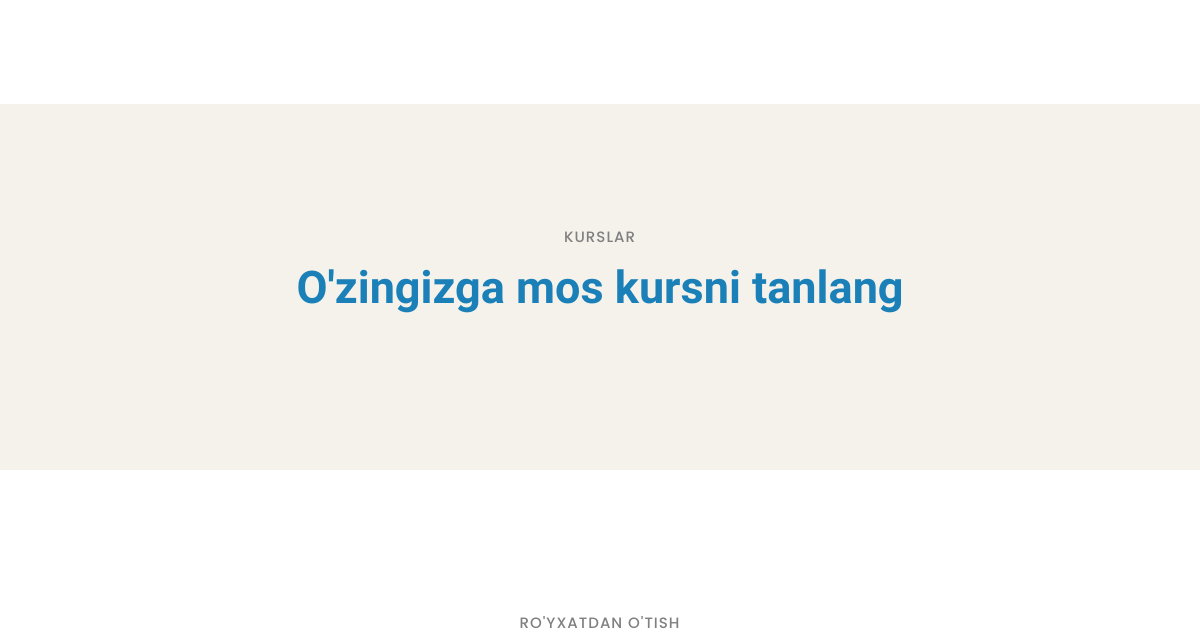
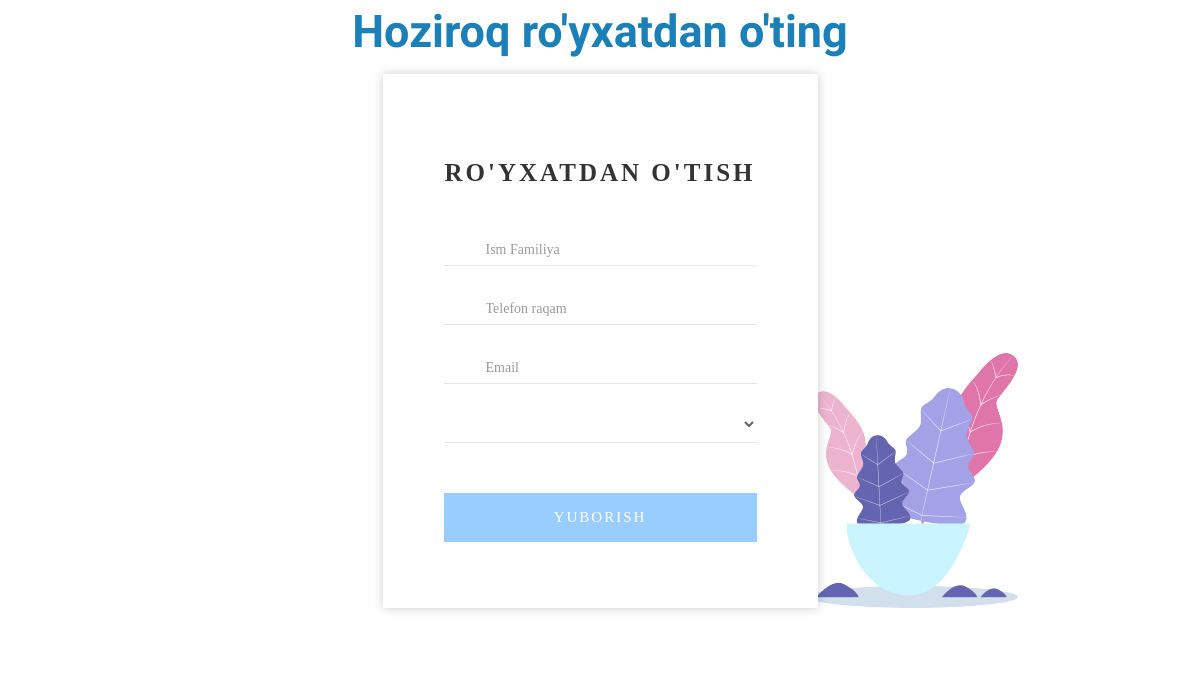
/uz/ (middle part), run on an earlier commit of the app's database (2 pictures, top to bottom).
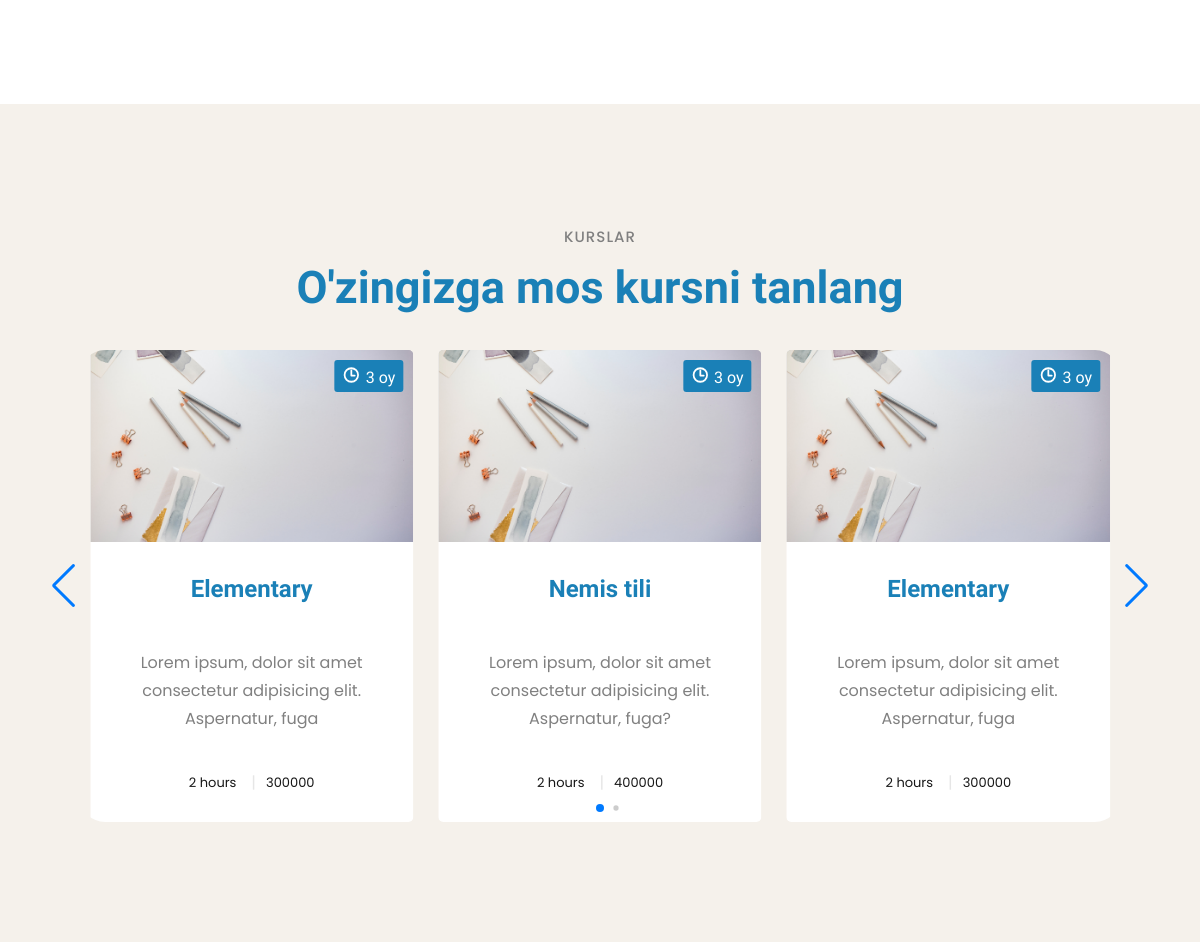
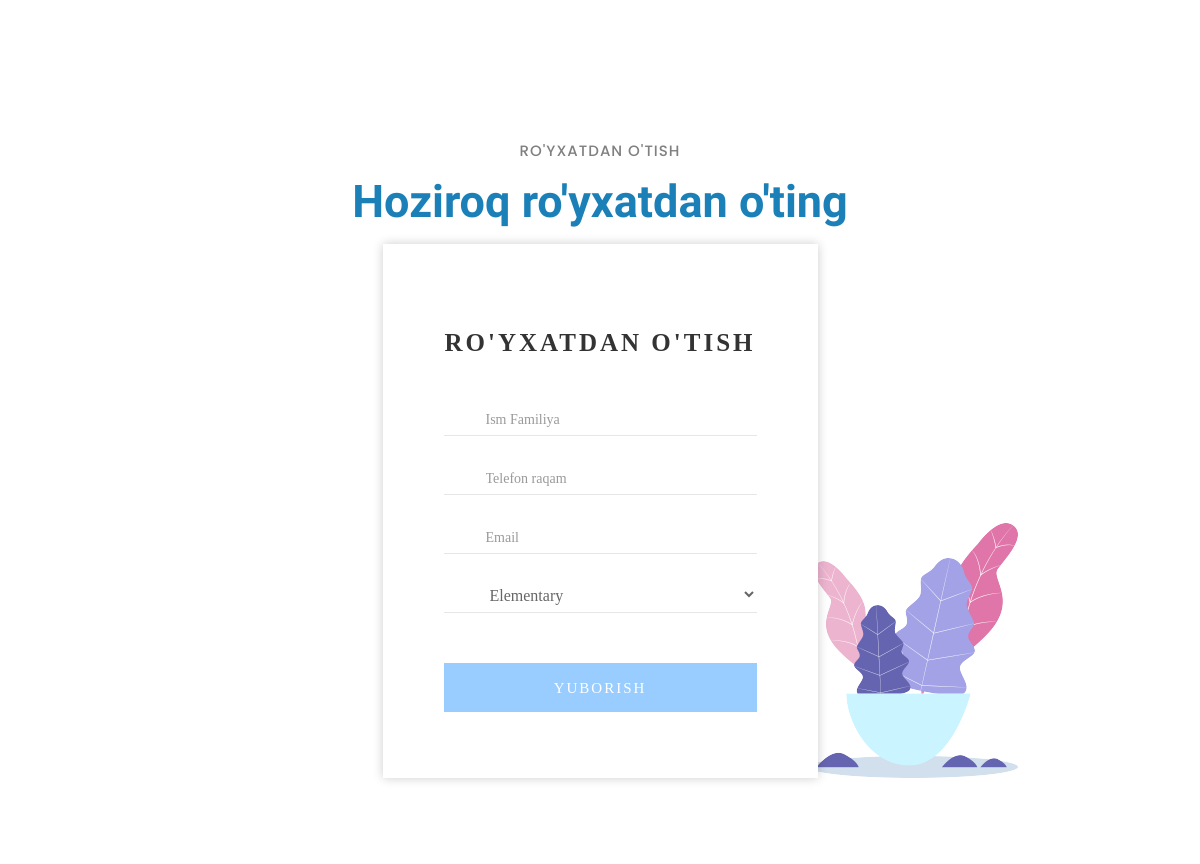
And on a later commit of the database (2 pictures, top to bottom).
### main/models.py (models this page shows, shortened)
class Course(models.Model):
    name = models.CharField(max_length=50)
    month = models.FloatField()
    price = models.FloatField()
    student = models.IntegerField()
    title = models.CharField(max_length=150, default='Lorem ipsum, dolor sit amet consectetur adipisicing elit. Aspernatur, fuga?')
    language = models.CharField(max_length=20, default='english')

### main/views.py (the view, shortened to what this page needs)
# urls.py: path('uz/', IndexUzView.as_view(), name='uzbek'),
class IndexUzView(View):
    def get(self, request):
        courses = Course.objects.filter(language='uzbek')
        return render(request, 'uzbek.html', {'courses': courses})

### templates/uzbek.html (shortened to what this page needs)
{% load static %}
<!DOCTYPE html>
<html lang="en">
<head>
  <link rel="stylesheet" href="{% static 'css/style.css' %}">
  <link rel="stylesheet" href="{% static 'css/swiper-bundle.min.css' %}">
</head>
<body id="top">
  <main>
    <article>
      <section class="section" id="about" aria-label="about">
      </section>
      <section class="section course" id="courses" aria-label="course">
        <div class="container">
          <p class="section-subtitle">Kurslar</p>
          <h2 class="h2 section-title">O'zingizga mos kursni tanlang</h2>
          <div class="slide-container swiper">
            <div class="slide-content">
              <div class="card-wrapper swiper-wrapper">
                {% for course in courses %}
                <div class="course-card swiper-slide">
                  <figure class="card-banner img-holder" style="--width: 370; --height: 220;">
                    <img src="{% static 'images/white4.jpg' %}" width="370" height="220" loading="lazy"
                      alt="Build Responsive Real- World Websites with HTML and CSS" class="img-cover">
                  </figure>
                  <div class="abs-badge">
                    <ion-icon name="time-outline" aria-hidden="true"></ion-icon>
                    <span class="span">{{ course.month|get_digit:0 }} oy</span>
                  </div>
                  <div class="card-content">
                    <span style="padding: 10px"   class="badge"><h2>{{ course.name }}</h2></span>
                    <div style="text-align: center;" class="wrapper">
                      {{ course.title }}
                    </div>
                    <ul class="card-meta-list">
                      <li class="card-meta-item">
                        <span class="span">2 hours</span>
                      </li>
                      <li class="card-meta-item">
                        <span class="span">{{ course.price|cut:".0" }} </span>
                      </li>
                    </ul>
                  </div>
                </div>
                 {% endfor %}
              </div>
            </div>
            <div class="swiper-button-next swiper-nav-btn"></div>
            <div class="swiper-button-prev swiper-nav-btn"></div>
            <div class="swiper-pagination"></div>
          </div>
            </section>
      <section class="section" id="register" aria-label="register">
        <div class="about-container">
          <p class="section-subtitle">Ro'yxatdan o'tish</p>
          <h2 class="h2 section-title">
            Hoziroq ro'yxatdan o'ting
          </h2>
        </div>
        <div class="container">
          <div>
            <div class="form-title">
              <div class="inner">
                <form method="post">
                  <h3>Ro'yxatdan o'tish</h3>
                  <div class="form-holder">
                    <input required name="name" type="text" class="form-control" placeholder="Ism Familiya">
                  </div>
                  <div class="form-holder">
                    <input name="phone_number" required type="text" class="form-control" placeholder="Telefon raqam">
                  </div>
                  <div class="form-holder">
                    <input name="email" type="email" class="form-control" placeholder="Email">
                  </div>
                  <div  class="form-holder">
                    <select  required class="course-select form-control" name="course" id="">
                      {% for course in courses %}
                      <option class="course-option form-control"  value="{{ course.name }}">{{ course.name }}</option>
                      {% endfor %}
                    </select>
                  </div>
                  <button type="submit" class="button-reg">
                    <span>Yuborish</span>
                  </button>
                </form>
                <img style="margin-left: 15px;" src="{% static 'images/image-2.png' %}" alt="" class="image-2">
              </div>
            </div>
          </div>
        </div>
      </section>
    </article>
  </main>
</body>
</html>

What changed in the data, as far as the page shows it:
added Course: month|get_digit "3", name "Elementary", title "Lorem ipsum, dolor sit amet consectetur adipisicing elit. Aspernatur, fuga", price "300000"
added Course: month|get_digit "3", name "Nemis tili", title "Lorem ipsum, dolor sit amet consectetur adipisicing elit. Aspernatur, fuga?", price "400000"
Also different on the page:
form field course: (not shown) → "Elementary"
